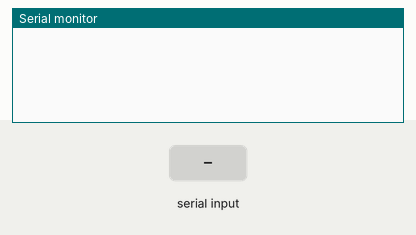
Recording of a sketch running on a simulated Arduino Uno, built with avr-gcc and run on an emulated ATmega328P. Parts: the last lines printed to the serial monitor. The inputs (shaded band) are chosen by the test bench.

Above: at 1.2 s.
1.3 s: "abrir\n" received over Serial
At 2.2 s:
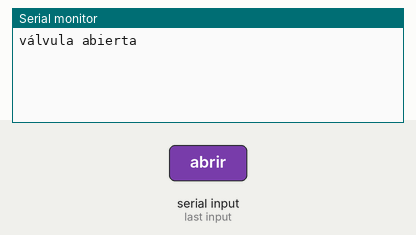
2.9 s: "cerrar\n" received over Serial
At 3.6 s:
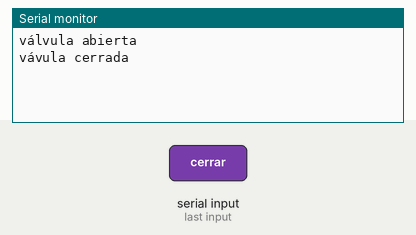
4.4 s: "1\n" received over Serial
At 5.9 s:
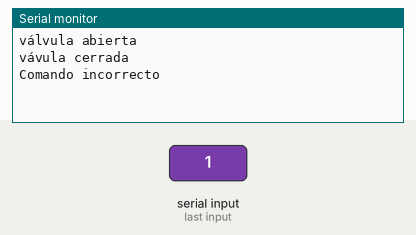

The sketch:

abrirCerrarValvula.ino
```cpp
const int R1 = 13;
const int R2 = 12;

void setup(){
    Serial.begin(9600);

    pinMode(R1, OUTPUT);
    digitalWrite(R1, HIGH); //cerrado
    pinMode(R2, OUTPUT);
    digitalWrite(R2, HIGH); //cerrado
}

void loop(){
    if(Serial.available() > 0){
        String dato = Serial.readStringUntil('\n');

        if(dato == "abrir"){
            digitalWrite(R1, HIGH); //cerrado = 1
            digitalWrite(R2, LOW); // abierta = 0
            Serial.write("válvula abierta\n");
        }else if(dato == "cerrar"){
            digitalWrite(R1, LOW); //abierta = 0
            digitalWrite(R2, HIGH); //cerrado = 1
            Serial.write("vávula cerrada\n");
        }else{
            Serial.write("Comando incorrecto\n");
        }
    }
    delay(100);
}
```

Measured:
- after the input at 1.3 s, the serial monitor: prints a new line after 0.10 s (image 1)
- after the input at 2.9 s, the serial monitor: prints a new line at once (image 2)
- after the input at 4.4 s, the serial monitor: prints a new line at once (image 3)
